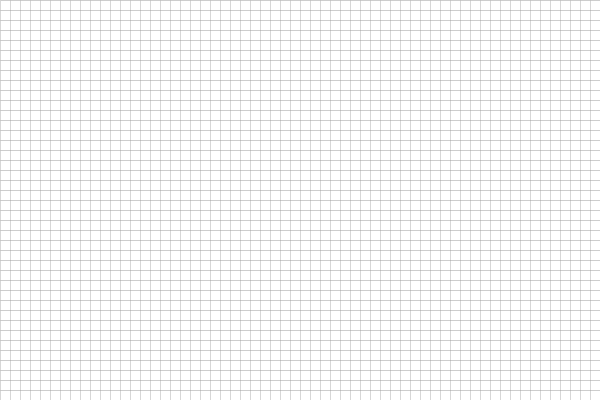
Frame 1 (no input)
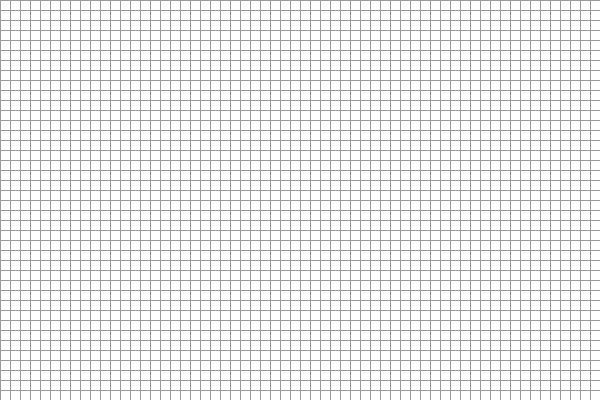
Frame 60 (the mouse pressed at the canvas centre just before this capture)
Frame 120 (the mouse held since frame 60 and released just before this capture): identical to frame 60, image omitted

The Processing sketch that drew these frames (run headless with seeded random() and noise(); from frame 60 on, the mouse is pressed at the canvas centre):

// Processing sketch: sketch_180810a
// ── sketch_180810a.pde
void setup() {
  size(600,400);
  background(255);
}

void draw() {
  stroke(155);
  strokeWeight(0.4);
  
 for(int x=0; x<width; x+=10){
    line(x, 0, x, height);
  }
  
  for(int y=0; y<height; y+=10){
    line(0, y, width, y);
  }
}




/*
void setup() {
  size(600,400);
  background(255);
}

void draw() {
  stroke(155);
  strokeWeight(0.4);
  
 for(int x=0; x<width; x+=10){
    for(int y=0; y<height; y+=10){
      line(x, 0, x, height);
      line(0, y, width, y);
    }
  }
}*/  
